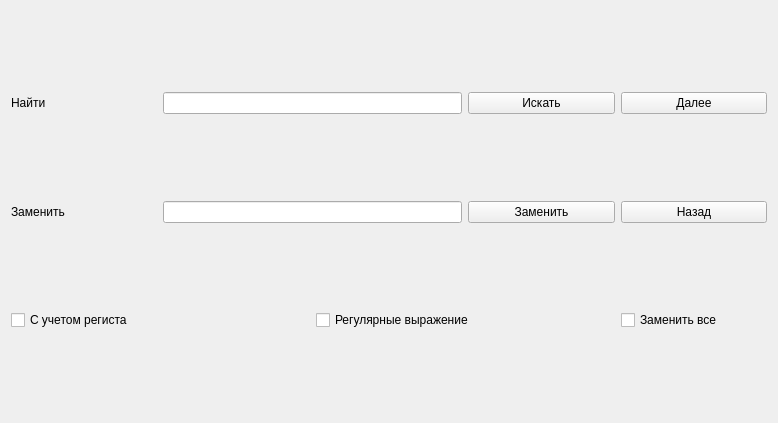
<?xml version="1.0" encoding="UTF-8"?>
<ui version="4.0">
 <class>SearchAndReplace</class>
 <widget class="QWidget" name="SearchAndReplace">
  <property name="geometry">
   <rect>
    <x>0</x>
    <y>0</y>
    <width>778</width>
    <height>423</height>
   </rect>
  </property>
  <property name="windowTitle">
   <string>Form</string>
  </property>
  <layout class="QGridLayout" name="gridLayout">
   <item row="0" column="0">
    <widget class="QLabel" name="label">
     <property name="text">
      <string>Найти</string>
     </property>
    </widget>
   </item>
   <item row="0" column="1" colspan="2">
    <widget class="QLineEdit" name="editSearch"/>
   </item>
   <item row="0" column="3">
    <widget class="QPushButton" name="btnSearch">
     <property name="text">
      <string>Искать</string>
     </property>
    </widget>
   </item>
   <item row="0" column="4">
    <widget class="QPushButton" name="btnNext">
     <property name="text">
      <string>Далее</string>
     </property>
    </widget>
   </item>
   <item row="1" column="0">
    <widget class="QLabel" name="label_2">
     <property name="text">
      <string>Заменить</string>
     </property>
    </widget>
   </item>
   <item row="1" column="1" colspan="2">
    <widget class="QLineEdit" name="editReplace"/>
   </item>
   <item row="1" column="3">
    <widget class="QPushButton" name="btnReplace">
     <property name="text">
      <string>Заменить</string>
     </property>
    </widget>
   </item>
   <item row="1" column="4">
    <widget class="QPushButton" name="btnPrev">
     <property name="text">
      <string>Назад</string>
     </property>
    </widget>
   </item>
   <item row="2" column="0" colspan="2">
    <widget class="QCheckBox" name="checkRegister">
     <property name="text">
      <string>С учетом региста</string>
     </property>
    </widget>
   </item>
   <item row="2" column="2" colspan="2">
    <widget class="QCheckBox" name="checkRegEx">
     <property name="text">
      <string>Регулярные выражение</string>
     </property>
    </widget>
   </item>
   <item row="2" column="4">
    <widget class="QCheckBox" name="checkReplaceAll">
     <property name="text">
      <string>Заменить все</string>
     </property>
    </widget>
   </item>
  </layout>
 </widget>
 <resources/>
 <connections/>
</ui>
